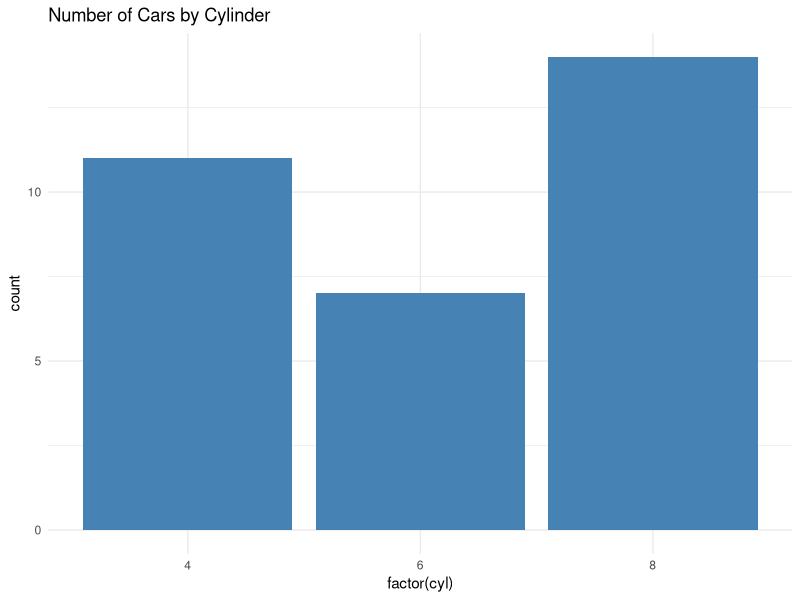

R code for this plot: (Note: this script raises an error after producing the figure.)
# Load necessary library
library(ggplot2)

# Load dataset
data(mtcars)

# Set up plotting layout
par(mfrow = c(2, 2))  # 2 rows, 2 columns for plots

# Scatter Plot: Horsepower vs MPG
p1 <- ggplot(mtcars, aes(x = hp, y = mpg)) +
  geom_point(color = "blue", size = 3) +
  ggtitle("HP vs MPG") +
  theme_minimal()

# Bar Chart: Count of Cars by Cylinders
 ggplot(mtcars, aes(x = factor(cyl))) +
  geom_bar(fill = "steelblue") +
  ggtitle("Number of Cars by Cylinder") +
  theme_minimal()



# Histogram: MPG Distribution
p3 <- ggplot(mtcars, aes(x = mpg)) +
  geom_histogram(bins = 10, fill = "purple", color = "black") +
  ggtitle("MPG Distribution") +
  theme_minimal()

# Boxplot: MPG by Cylinders
p4 <- ggplot(mtcars, aes(x = factor(cyl), y = mpg, fill = factor(cyl))) +
  geom_boxplot() +
  ggtitle("MPG by Cylinder") +
  theme_minimal()

# Arrange all plots in a grid
library(gridExtra)
grid.arrange(p1, p2, p3, p4, ncol = 2)





library(ggplot2)

# Load Titanic dataset (use correct dataset)
data("titanic_train", package = "titanic")

# Create a bar plot of survival count by age
ggplot(data = Titanic, aes(x = Age, fill = factor(Survived))) +
  geom_bar() +
  labs(title = "Titanic Age vs Survived",
       x = "Age",
       y = "Count",
       fill = "Survived")
